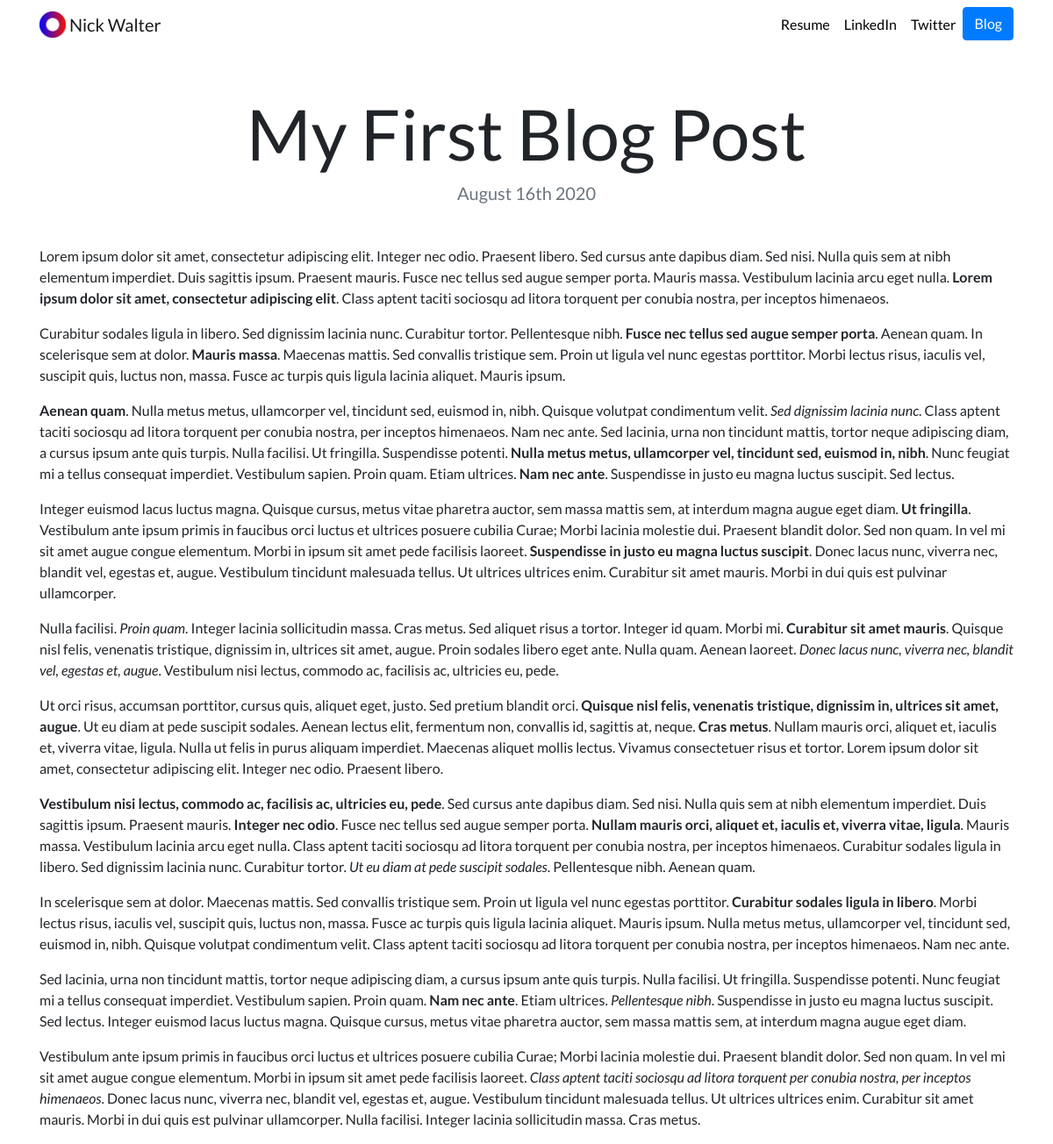
Page /blog/7/ on the committed database.
### blog/models.py (models this page shows, shortened)
class Blog(models.Model):
    title = models.CharField(max_length=200)
    date = models.DateField()
    description = models.TextField()

### blog/views.py (the view)
# urls.py: path('<int:blog_id>/', views.detail, name='detail'),
def detail(request, blog_id):
    blog = get_object_or_404(Blog, pk=blog_id)
    return render(request, 'blog/detail.html', {'blog': blog})

### blog/templates/blog/detail.html
{% extends "portfolio/base.html" %}
{% load static %}
{% block content %}
<h1 class="text-center mt-5" id="blogdetailtitle">{{ blog.title }}</h1>
<h5 class="text-center text-muted mb-5">{{ blog.date|date:'F jS Y' }}</h5>
{{ blog.description|safe }}
{% endblock %}

### portfolio/static/portfolio/custom.css (style rules this page uses)
body { font-family: 'Lato', sans-serif; }
@media (min-width: 992px) { #blogdetailtitle { font-size: 5rem; } }

### rows in the picture
Blog: title "My First Blog Post", date "August 16th 2020", description "Lorem ipsum dolor sit amet, consectetur adipiscing elit. Integer nec odio. Praesent libero. Sed cursus ante dapibus diam. Sed nisi. Nulla quis sem at nibh elementum imperdiet. Duis sagittis ipsum. Praesent mauris. Fusce nec tellus sed augue semper porta. Mauris massa. Vestibulum lacinia arcu eget nulla. Lorem ipsum dolor sit amet, consectetur adipiscing elit . Class aptent taciti sociosqu ad litora torquent per conubia nostra, per inceptos himenaeos. Curabitur sodales ligula in libero. Sed dignissim lacinia nunc. Curabitur tortor. Pellentesque nibh. Fusce nec tellus sed augue semper porta . Aenean quam. In scelerisque sem at dolor. Mauris massa . Maecenas mattis. Sed convallis tristique…"
